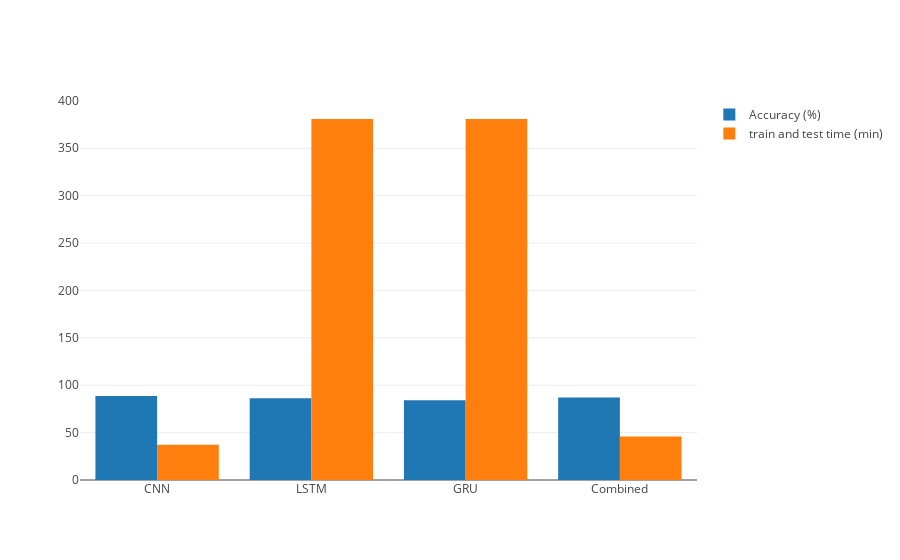

The cell this chart's notebook holds for it:
### Code cell
import plotly.offline as py
py.init_notebook_mode(connected=True)
import plotly.graph_objs as go

import numpy as np


names = ["CNN","LSTM", "GRU", "Combined"]

trace1 = go.Bar(
    x=names,
    y=acc,
    name='Accuracy (%)'
)
trace2 = go.Bar(
    x=names,
    y=times,
    name='train and test time (min)'
)

data = [trace1, trace2]
layout = go.Layout(
    barmode='group'
)

fig = go.Figure(data=data, layout=layout)
py.iplot(fig, filename='grouped-bar')

### Figure 1 — Plotly figure (JSON) as saved in the notebook; plotly's stock layout.template omitted (floating-point values rounded to 4 significant figures)
{"data": [{"name": "Accuracy (%)", "type": "bar", "uid": "4dde7802-cd15-11e8-8b9f-2016d8c46e37", "x": ["CNN", "LSTM", "GRU", "Combined"], "y": [88.72, 86.2, 84.18, 86.94]}, {"name": "train and test time (min)", "type": "bar", "uid": "4dde7803-cd15-11e8-8b9f-2016d8c46e37", "x": ["CNN", "LSTM", "GRU", "Combined"], "y": [37.23, 380.9, 380.9, 45.95]}], "layout": {"barmode": "group"}}
